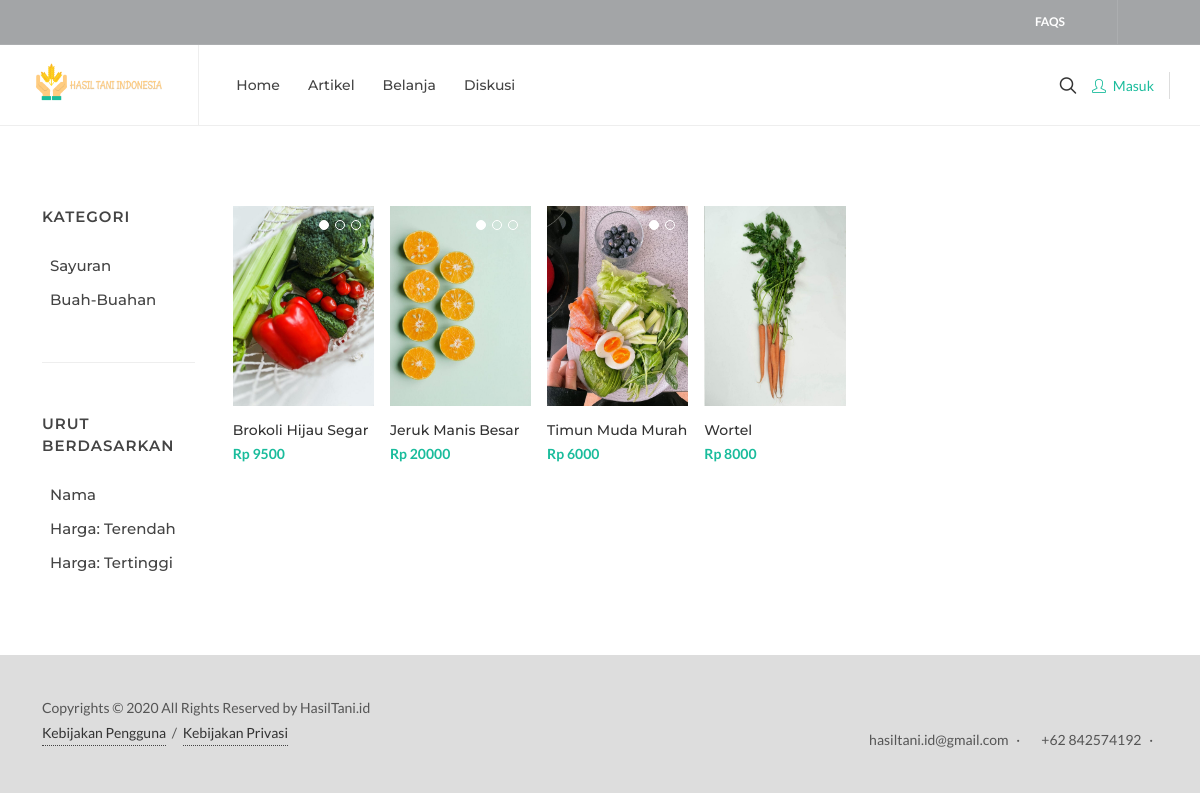
The app's page /index.php/produk with its own data.
### tables this page shows
CREATE TABLE `foto_produk` (
  `foto_produk_id` int(11) NOT NULL,
  `produk_id` varchar(40) NOT NULL,
  `foto_produk` text NOT NULL
);

CREATE TABLE `produk` (
  `produk_id` varchar(50) NOT NULL,
  `user_id` int(11) NOT NULL,
  `nama_lengkap` varchar(100) NOT NULL,
  `nama_kategori` varchar(100) NOT NULL,
  `nama_produk` varchar(100) NOT NULL,
  `deskripsi` text NOT NULL,
  `harga` int(11) NOT NULL,
  `diskon` int(11) NOT NULL,
  `stok` int(11) NOT NULL,
  `satuan` varchar(50) NOT NULL,
  `jumlah_terjual` int(11) NOT NULL,
  `tags` varchar(255) NOT NULL,
  `is_active` tinyint(4) NOT NULL DEFAULT 1
);

CREATE TABLE `kategori` (
  `kategori_id` int(11) NOT NULL,
  `nama_kategori` varchar(100) NOT NULL
);

### application/controllers/Produk.php (called while the page is built, shortened)
<?php
class Produk extends CI_Controller {
	public function __construct() {
		$this->load->model('M_produk', 'produk');
		$this->load->model('M_kategori', 'kategori');
	}
	public function index() {
		$data['title'] = 'Marketplace - HasilTani';
		$data['produk'] = $this->produk->list();
		$data['kategori'] = $this->kategori->get_list_kategori();
		$this->load->view('produk/index', $data);
	}
}

### index.php (called while the page is built, shortened)
<?php
require_once BASEPATH.'core/CodeIgniter.php';

### application/models/M_produk.php (called while the page is built, shortened)
<?php
class M_produk extends CI_Model {
	public function __construct() {
		$this->table  = "produk";
	}
	public function list() {
		$produk = $this->db->get_where($this->table, ['user_id !=' => $this->session->userdata('user_id')])->result_array();
		$data['produk'] = $produk;
		foreach ($produk as $key => $value) {
			$foto_produk = $this->db->get_where('foto_produk', ['produk_id' => $value['produk_id']])->result_array();
			$data['produk'][$key]['foto_produk'] = $foto_produk;
		}
		return $data;
	}
}

### application/models/M_kategori.php (called while the page is built, shortened)
<?php
class M_kategori extends CI_Model {
	public function get_list_kategori() {
		return $this->db->get('kategori')->result_array();
	}
}

### application/views/produk/index.php (the view, shortened to what this page needs)
<section id="content">
  <div class="content-wrap">
    <div class="container clearfix">
      <div class="row gutter-40 col-mb-80">
        <div class="postcontent col-lg-10 order-lg-last">
          <div id="shop" class="shop row grid-container gutter-20" data-layout="fitRows">
            <?php foreach ($produk['produk'] as $row): ?>
              <div class="col-lg-2 col-md-3 col-6 px-2 sf-<?= str_replace(' ', '', $row['nama_kategori']) ?>">
                <div class="product">
                  <div class="product-image">
                    <div class="fslider" data-arrows="false" data-autoplay="4500">
                      <div class="flexslider">
                        <div class="slider-wrap">
                          <?php foreach ($row['foto_produk'] as $foto): ?>
                            <div class="slide">
                              <a href="#">
                                <img src="<?= base_url('assets/img/produk/').$foto['foto_produk'] ?>" alt="Image 10" style="max-height: 200px; min-height: 200px;">
                              </a>
                            </div>
                          <?php endforeach ?>
                        </div>
                      </div>
                    </div>
                    <div class="bg-overlay">
                      <div class="bg-overlay-bg bg-transparent"></div>
                    </div>
                  </div>
                  <div class="product-desc">
                    <div class="product-title mb-1"><h3><a href="<?= base_url('produk/detail/').$row['produk_id'] ?>"><?= $row['nama_produk'] ?></a></h3></div>
                    <?php if ($row['diskon'] >= 1): ?>
                      <div class="product-price"><del>Rp <?= $row['harga'] ?></del> <ins class="fw-semibold">Rp <?= $row['harga'] * ($row['diskon'] / 100) ?></ins></div>
                    <?php else: ?>
                      <div class="product-price"><ins class="fw-semibold">Rp <?= $row['harga'] ?></ins></div>
                    <?php endif ?>
                    <div class="product-rating">
                      <i class="icon-star3"></i>
                      <i class="icon-star3"></i>
                      <i class="icon-star3"></i>
                      <i class="icon-star-half-full"></i>
                      <i class="icon-star-empty"></i>
                    </div>
                  </div>
                </div>
              </div>
            <?php endforeach ?>
          </div>
        </div>
        <div class="sidebar col-lg-2">
          <div class="sidebar-widgets-wrap">
            <div class="widget widget-filter-links">
              <h4>Kategori</h4>
              <ul class="custom-filter ps-2" data-container="#shop" data-active-class="active-filter">
                <?php foreach ($kategori as $row): ?>
                  <li><a href="#" data-filter=".sf-<?= str_replace(' ', '', $row['nama_kategori']) ?>"><?= $row['nama_kategori'] ?></a></li>
                <?php endforeach ?>
              </ul>
            </div>
            <div class="widget widget-filter-links">
              <h4>Urut Berdasarkan</h4>
              <ul class="shop-sorting ps-2">
                <li><a href="#" data-sort-by="name">Nama</a></li>
                <li><a href="#" data-sort-by="price_lh">Harga: Terendah</a></li>
                <li><a href="#" data-sort-by="price_hl">Harga: Tertinggi</a></li>
              </ul>
            </div>
          </div>
        </div>
      </div>
    </div>
  </div>
</section>

### assets/css/colors.css (style rules this page uses)
:root { --themecolor: #1ABC9C; }
a, h1 > span:not(.nocolor):not(.badge), h2 > span:not(.nocolor):not(.badge), h3 > span:not(.nocolor):not(.badge), h4 > span:not(.nocolor):not(.badge), h5 > span:not(.nocolor):not(.badge), h6 > span:not(.nocolor):not(.badge), .header-extras li .he-text span, .menu-item:hover > .menu-link, .menu-item.current > .menu-link, .dark .menu-item:hover > .menu-link, .dark .menu-item.current > .menu-link, .top-cart-item-desc a:hover, .top-cart-action .top-checkout-price, .breadcrumb a:hover, .grid-filter li:not(.activeFilter) a:hover, .portfolio-desc h3 a:hover, #portfolio-navigation a:hover, .entry-title h2 a:hover, .entry-title h3 a:hover, .entry-title h4 a:hover, .post-timeline .entry:hover .entry-timeline, .post-timeline .entry:hover .timeline-divider, .comment-content .comment-author a:hover, .product-title h3 a:hover, .single-product .product-title h2 a:hover, .product-price ins, .single-product .product-price, .process-steps li.active h5, .process-steps li.ui-tabs-active h5, .tab-nav-lg li.ui-tabs-active a, .team-title span, .btn-link, .page-link, .page-link:hover, .page-link:focus, .fbox-plain .fbox-icon i, .fbox-plain .fbox-icon img, .fbox-border .fbox-icon i, .fbox-border .fbox-icon img, .iconlist > li [class^="icon-"]:first-child, .dark .menu-item:hover > .menu-link, .dark .menu-item.current > .menu-link, .dark .top-cart-item-desc a:hover, .dark .breadcrumb a:hover, .dark .portfolio-desc h3 a:hover, .dark #portfolio-navigation a:hover, .dark .entry-title h2 a:hover, .dark .entry-title h3 a:hover, .dark .entry-title h4 a:hover, .dark .product-title h3 a:hover, .dark .single-product .product-title h2 a:hover, .dark .product-price ins, .dark .tab-nav-lg li.ui-tabs-active a { color: var(--themecolor); }

### assets/demos/shop/shop.css (style rules this page uses)
.product .product-title h3 { font-size: 14px; letter-spacing: -1px; line-height: 1.3; font-weight: 500; letter-spacing: 0; display: -webkit-box; -webkit-box-orient: vertical; -webkit-line-clamp: 1; text-transform: capitalize; white-space: normal; overflow: hidden; text-overflow: ellipsis; }
.product-price { font-size: 14px; font-weight: 500; }

### records on screen
produk: nama_produk "Brokoli Hijau Segar", harga "9500"
foto_produk: foto_produk (picture)
produk: nama_produk "Jeruk Manis Besar", harga "20000"
foto_produk: foto_produk (picture)
produk: nama_produk "Timun Muda Murah", harga "6000"
foto_produk: foto_produk (picture)
produk: nama_produk "Wortel", harga "8000"
foto_produk: foto_produk (picture)
kategori: nama_kategori "Sayuran"
kategori: nama_kategori "Buah-Buahan"
